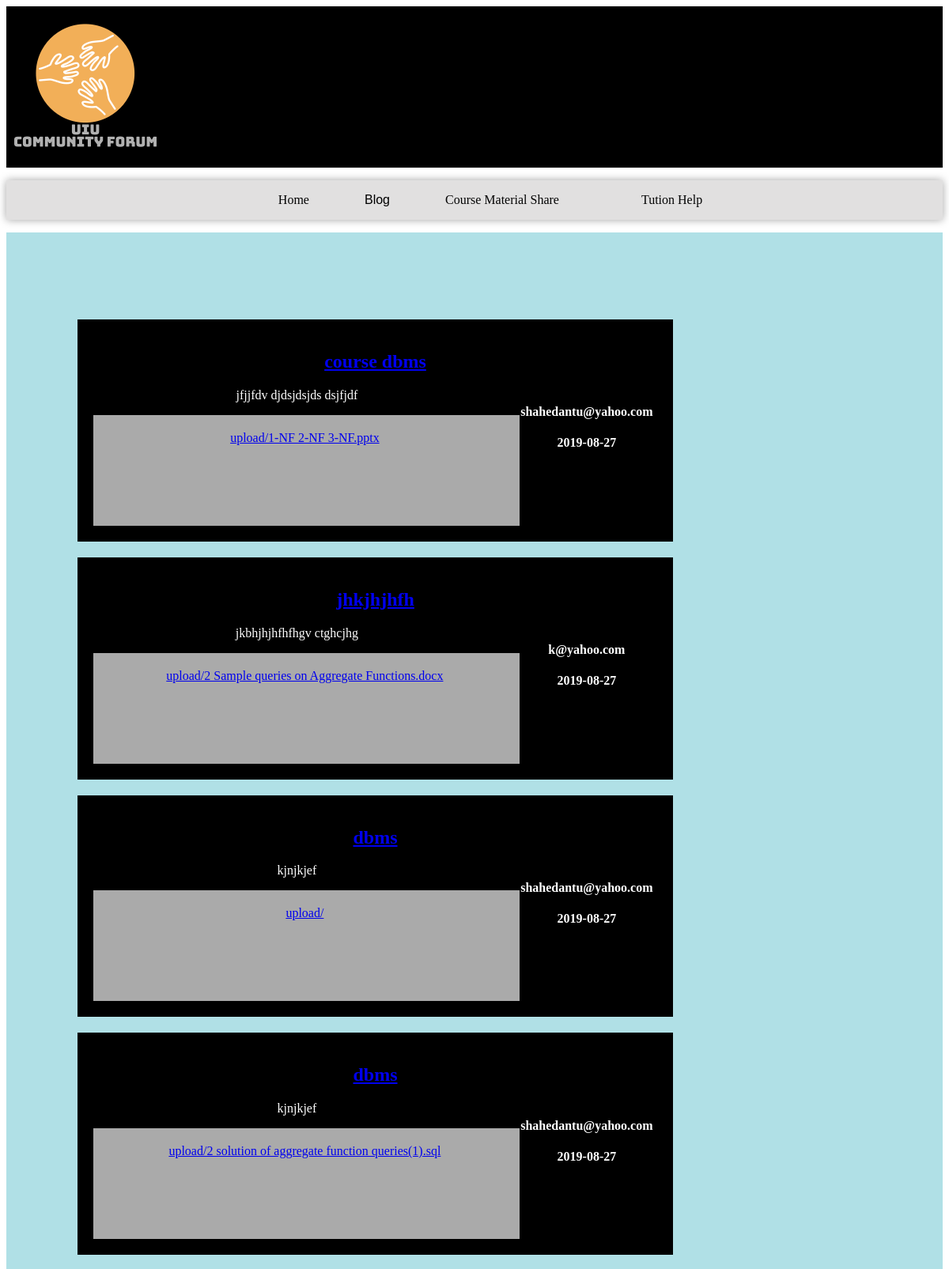
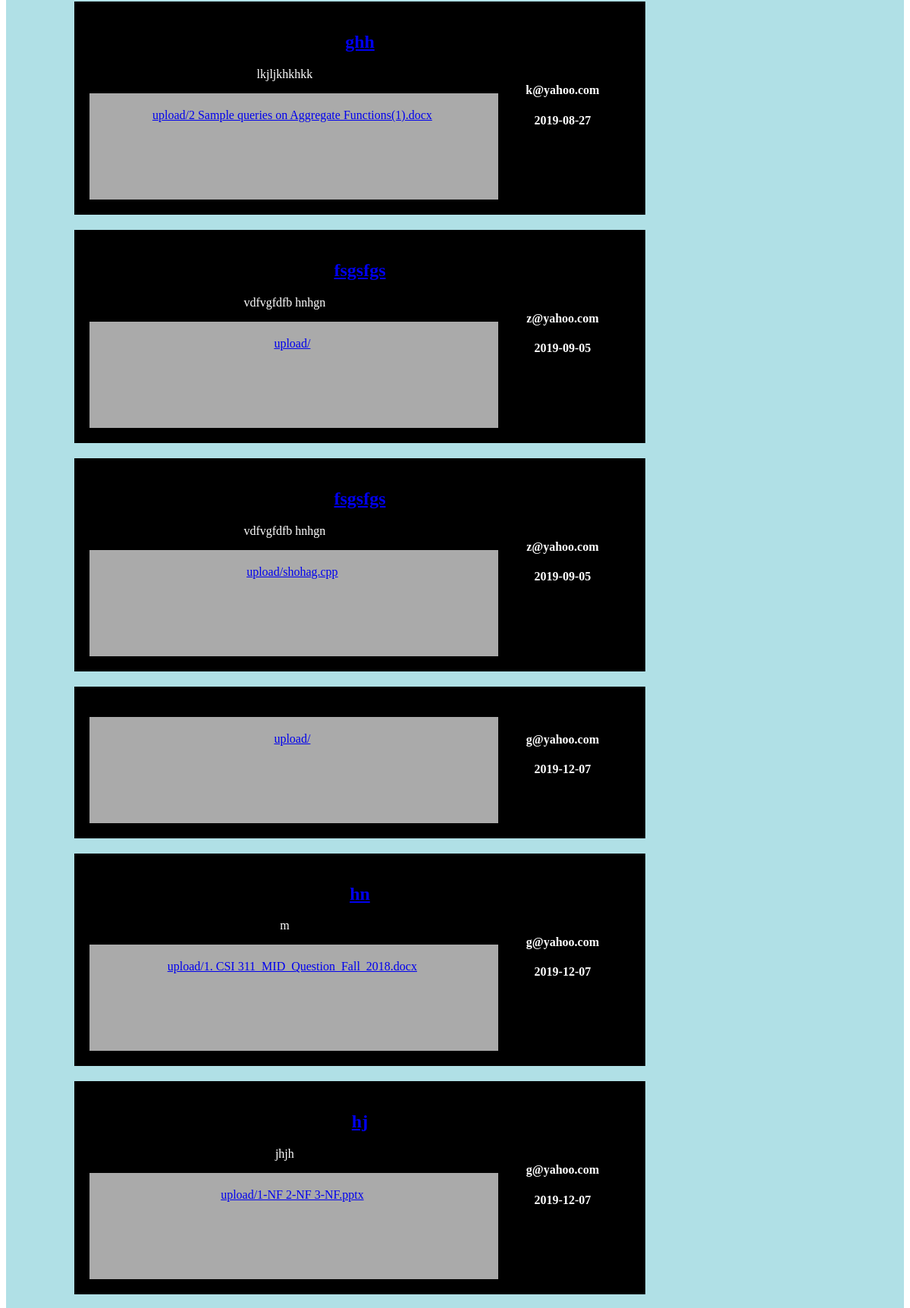
Page /MySite1/MySite1/home.php (upper part) on the committed database (2 pictures, top to bottom).
### tables this page shows
CREATE TABLE `post` (
  `post_id` int(11) NOT NULL,
  `post_date` date DEFAULT NULL,
  `post_time` time(6) DEFAULT NULL,
  `posttext` text DEFAULT NULL,
  `image` varchar(255) DEFAULT NULL,
  `title` varchar(255) DEFAULT NULL,
  `sname` varchar(255) DEFAULT NULL,
  `cat` varchar(255) DEFAULT NULL,
  `cat1` varchar(255) DEFAULT NULL
);

### MySite1/MySite1/home.php (the view, shortened to what this page needs)
<!DOCTYPE html>
<html>
	<head>
	</head>
	<body>
	<div class="uper">
		 <img src="logo.png" alt="logo">
	   </div>
	  <header class="header2">
		<div class="container">
			<nav class="main-manu">
				<ul>
					<li><a href="home.php">Home</a></li>
					<li><div class="dropdown">
					  <button class="dropbtn">Blog</button>
					</div></li>
					<li><a href="post.php">Course material share</a></li>
					<li><a href="#">Tution help</a></li>
				</ul>
			</nav>
		</div>
	</header>
	   <div class="mid">
		<?php
		$db=mysqli_connect("localhost","root","","mysite");
		$sql="Select * FROM post";
		$result=mysqli_query($db,$sql);
		while ($row=mysqli_fetch_array($result)){
			?>
				<div class="row">
					<div class="leftcolumn">
						<div class="card">
								<a  href="show.php?id=<?php echo $row['post_id'];?>"><h2><?php echo $row['title'] ?></h2>
											</a>
										  <div class="rightcolumn">
										  <h4><?php echo $row['sname'] ?></h4>
										  <h4><?php echo $row['post_date']; ?></h4>
										  </div>
									<p><?php echo $row['posttext'] ?></p>
								<div class="fakeimg" style="height:100px;"><a download="<?php echo $row['image'] ?>" href ="<?php echo $row['image'] ?>"><?php echo $row['image'] ?></a></div>
						</div>
					</div>
				</div>
			<?php
		}
	?>
</div>
	</body>
</html>

### MySite1/MySite1/home.php (style rules this page uses)
.uper { background-color: black; color: white; margin: 0px; padding: 0px; }
.mid { background-color: powderblue;; color: white; margin: 0px; padding: 90px; text-align: center; }
.header2 { background-color: #e1e0e0; box-shadow: 0 0 10px 0 #0808085e; }
.main-manu ul { text-align: center; }
.main-manu ul li { display: inline-block;vertical-align: middle; }
.main-manu ul li a { color: #040404; text-transform: capitalize; text-decoration: none; display: block; padding: 12px 50px; font-size: 16px; transition: all 0.4s ease; -webkit-transition: all 0.4s ease; -moz-transition: all 0.4s ease; }
.dropbtn { background-color: #e1e0e0; color: black; padding: 16px; font-size: 16px; border: none; }
.dropdown { position: relative; display: inline-block; }
.row { display: flex; }
.leftcolumn { float: left; width: 75%; }
.fakeimg { background-color: #aaa; width: 70%; padding: 20px; }
.card { background-color: black; padding: 20px; margin-top: 20px; }
.rightcolumn { float: right; width: 25%; padding-left: 20px; }

### rows in the picture
post: title "course dbms", sname "shahedantu@yahoo.com", post_date "2019-08-27", posttext "jfjjfdv djdsjdsjds dsjfjdf", image "upload/1-NF 2-NF 3-NF.pptx"
post: title "jhkjhjhfh", sname "k@yahoo.com", post_date "2019-08-27", posttext "jkbhjhjhfhfhgv ctghcjhg", image "upload/2 Sample queries on Aggregate Functions.docx"
post: title "dbms", sname "shahedantu@yahoo.com", post_date "2019-08-27", posttext "kjnjkjef", image "upload/"
post: title "dbms", sname "shahedantu@yahoo.com", post_date "2019-08-27", posttext "kjnjkjef", image "upload/2 solution of aggregate function queries(1).sql"
post: title "ghh", sname "k@yahoo.com", post_date "2019-08-27", posttext "lkjljkhkhkk", image "upload/2 Sample queries on Aggregate Functions(1).docx"
post: title "fsgsfgs", sname "z@yahoo.com", post_date "2019-09-05", posttext "vdfvgfdfb hnhgn", image "upload/"
post: title "fsgsfgs", sname "z@yahoo.com", post_date "2019-09-05", posttext "vdfvgfdfb hnhgn", image "upload/shohag.cpp"
post: sname "g@yahoo.com", post_date "2019-12-07", image "upload/"
post: title "hn", sname "g@yahoo.com", post_date "2019-12-07", posttext "m", image "upload/1. CSI 311_MID_Question_Fall_2018.docx"
post: title "hj", sname "g@yahoo.com", post_date "2019-12-07", posttext "jhjh", image "upload/1-NF 2-NF 3-NF.pptx"
